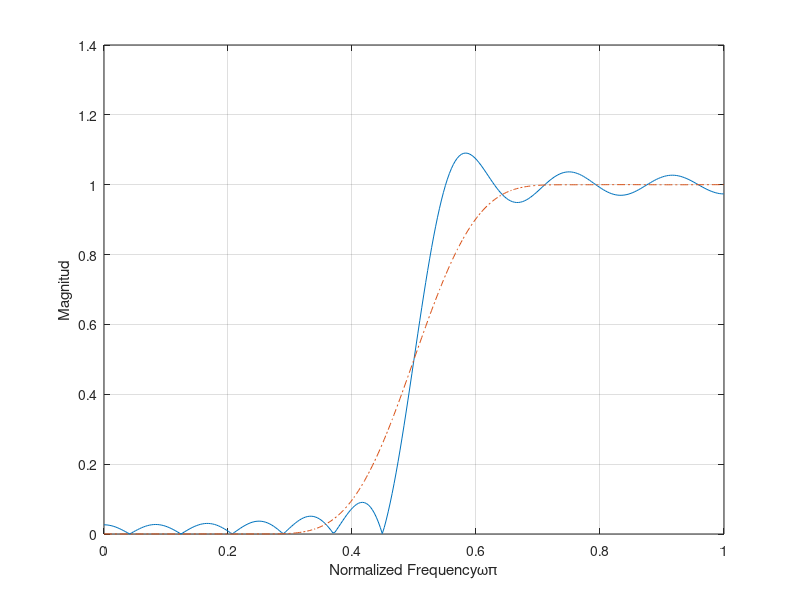

The MATLAB script that drew this image:
clc
clear all
wc=0.5*pi;
N=25;
alpha=(N-1)/2
eps=0.001;
n=0:1:N-1;
hd=(sin(pi*(n-alpha+eps))-sin(wc*(n-alpha+eps)))./(pi*(n-alpha+eps));
wr=boxcar(N);
hn=hd.*wr';
w=0:0.01:pi;
h=freqz(hn,1,w);
plot(w/pi,abs(h));
hold on
wb=blackman(N);
hn=hd.*wb';
w=0:0.01:pi;
h=freqz(hn,1,w);
plot(w/pi,abs(h),'-.'); grid;
xlabel('Normalized Frequency\omega\pi');
ylabel('Magnitud'); hold off
